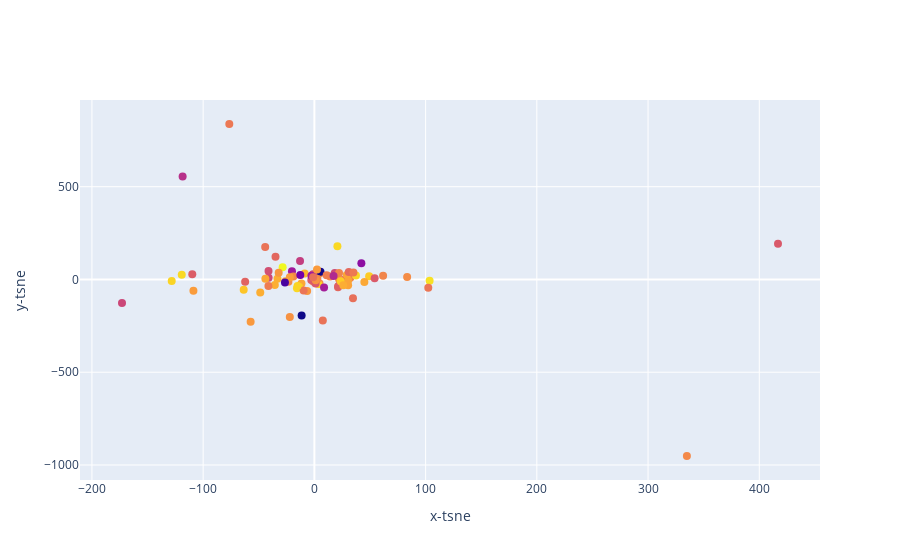

Source (notebook cell):
### Code cell
top_songs(df_new)

### Figure 1 — Plotly figure (JSON) as saved in the notebook; plotly's stock layout.template omitted (floating-point values rounded to 4 significant figures)
{"data": [{"marker": {"color": [-3.183, -4.328, -4.757, -4.284, -6.842, -5.043, -4.961, -8.374, -6.366, -5.024, -4.432, -8.795, -4.215, -3.862, -4.868, -4.068, -4.305, -4.915, -4.749, -4.035, -6.327, -6.864, -3.374, -5.599, -4.581, -5.94, -3.094, -3.299, -6.258, -11.38, -5.595, -4.068, -3.105, -4.209, -4.502, -6.745, -11.46, -2.921, -5.313, -4.323, -2.396, -9.433, -5.309, -5.002, -5.886, -3.297, -4.661, -6.923, -10.4, -4.282, -5.535, -6.054, -5.363, -5.445, -6.166, -6.678, -3.181, -5.698, -4.63, -3.37, -6.351, -6.288, -3.093, -8.279, -3.515, -6.378, -5.126, -4.2, -3.073, -4.518, -5.883, -5.429, -7.621, -5.092, -6.406, -5.098, -7.844, -4.093, -5.516, -5.35, -8.228, -4.761, -5.651, -7.226, -4.902], "size": 8}, "mode": "markers", "text": ["Ed Sheeran - Shape of You", "Luis Fonsi - Despacito - Remix", "Luis Fonsi - Despacito (Featuring Daddy Yankee)", "DJ Khaled - I'm the One", "Kendrick Lamar - HUMBLE.", "French Montana - Unforgettable", "Bruno Mars - That's What I Like", "ZAYN - I Don’t Wanna Live Forever (Fifty Shades Darker) - From \"Fifty Shades Darker (Original Motion Picture Soundtrack)\"", "Lil Uzi Vert - XO TOUR Llif3", "Zedd - Stay (with Alessia Cara)", "Charlie Puth - Attention", "Future - Mask Off", "Post Malone - Congratulations", "Jason Derulo - Swalla (feat. Nicki Minaj & Ty Dolla $ign)", "Ed Sheeran - Castle on the Hill", "Clean Bandit - Rockabye (feat. Sean Paul & Anne-Marie)", "Imagine Dragons - Believer", "J Balvin - Mi Gente", "Imagine Dragons - Thunder", "Shawn Mendes - There's Nothing Holdin' Me Back", "Danny Ocean - Me Rehúso", "Julia Michaels - Issues", "Ed Sheeran - Galway Girl", "The Chainsmokers - Closer", "Clean Bandit - Symphony (feat. Zara Larsson)", "The Weeknd - I Feel It Coming", "DJ Khaled - Wild Thoughts", "Calvin Harris - Slide", "Dua Lipa - New Rules", "Drake - Passionfruit", "Liam Payne - Strip That Down", "Starley - Call On Me - Ryan Riback Extended Remix", "Calvin Harris - Feels", "Jonas Blue - Mama", "Maluma - Felices los 4", "KYLE - iSpy (feat. Lil Yachty)", "Khalid - Location", "Shakira - Chantaje", "Migos - Bad and Boujee (feat. Lil Uzi Vert)", "Camila Cabello - Havana", "Martin Jensen - Solo Dance", "Drake - Fake Love", "DJ Snake - Let Me Love You", "Axwell /\\ Ingrosso - More Than You Know", "Drake - One Dance", "Enrique Iglesias - SUBEME LA RADIO", "Maggie Lindemann - Pretty Girl - Cheat Codes X CADE Remix", "Demi Lovato - Sorry Not Sorry", "Childish Gambino - Redbone", "Bruno Mars - 24K Magic", "Nicky Jam - El Amante", "Jax Jones - You Don't Know Me - Radio Edit", "Katy Perry - Chained To The Rhythm", "Cheat Codes - No Promises (feat. Demi Lovato)", "Maroon 5 - Don't Wanna Know (feat. Kendrick Lamar)", "Niall Horan - Slow Hands", "Wisin - Escápate Conmigo", "Big Sean - Bounce Back", "Harry Styles - Sign of the Times", "Travis Scott - goosebumps", "Khalid - Young Dumb & Broke", "Maroon 5 - Cold (feat. Future)", "Marshmello - Silence", "Sam Smith - Too Good At Goodbyes", "Steve Aoki - Just Hold On", "Taylor Swift - Look What You Made Me Do", "Macklemore - Glorious (feat. Skylar Grey)", "Hailee Steinfeld - Starving", "CNCO - Reggaetón Lento (Bailemos)", "AJR - Weak", "Ariana Grande - Side To Side", "Zion & Lennox - Otra Vez (feat. J Balvin)", "Lauv - I Like Me Better", "Major Lazer - Cold Water (feat. Justin Bieber & MØ)", "Miley Cyrus - Malibu", "The Vamps - All Night", "Alok - Hear Me Now", "Rita Ora - Your Song", "Chris Jeday - Ahora Dice", "Justin Bieber - Friends (with BloodPop®)", "21 Savage - Bank Account", "Machine Gun Kelly - Bad Things (with Camila Cabello)", "The Chainsmokers - Don't Let Me Down", "Sam Hunt - Body Like A Back Road", "Halsey - Now Or Never"], "type": "scatter", "x": [-128.3, 30.34, -22.09, -1.647, 18.32, 14.11, -23.35, -20.16, 27.42, -18.9, -22.1, 42.25, -11.61, -8.754, 4.655, -35.55, -26.03, 4.643, 22.2, -33.19, 23.59, -41.12, 49.25, -44.22, -57.31, -34.95, 20.7, -13.85, -109.8, 5.498, 7.582, -48.67, -15.65, 44.93, -108.7, -1.243, -11.46, 103.6, 32.29, 30.44, -28.53, -12.66, 11.03, 334.9, 21.25, 3.466, -6.529, -173.0, -26.46, 29.13, -9.673, -62.25, -1.0, -76.49, 21.4, -41.23, -15.12, 34.71, -32.1, 23.65, 54.17, -2.768, 37.36, -2.667, -63.54, 416.8, 22.14, -44.06, -119.2, 2.346, 30.96, 35.12, -118.4, 2.674, 1.078, 61.78, 17.24, 26.01, 102.4, -41.32, 8.696, 1.178, -1.114, -12.89, 83.39], "y": [-7.769, -31.18, -202.5, -1.069, 34.81, 15.73, -13.06, 44.72, -0.9096, 16.4, 11.36, 87.03, -21.84, 31.55, 31.47, -29.28, -10.36, -22.14, 0.7073, 3.918, -14.5, 9.127, 17.62, 174.8, -228.1, 121.8, 179.0, -38.88, 28.19, 40.87, -221.2, -70.69, -48.06, -14.27, -60.73, 27.92, -194.0, -6.981, 9.175, -4.783, 66.11, 23.33, 23.03, -951.6, -41.58, -24.45, -61.85, -127.6, -16.22, 24.38, -59.46, -11.98, -10.51, 837.9, -37.02, 45.62, -35.07, -101.8, 35.47, -9.506, 6.813, -3.254, 21.71, 19.5, -55.51, 192.8, 34.91, 3.76, 25.22, 53.28, 40.32, 37.2, 555.0, 2.265, -21.64, 19.93, 18.7, -31.33, -44.94, -35.93, -43.96, -3.921, 12.41, 99.53, 13.85]}], "layout": {"xaxis": {"title": {"text": "x-tsne"}}, "yaxis": {"title": {"text": "y-tsne"}}}}
